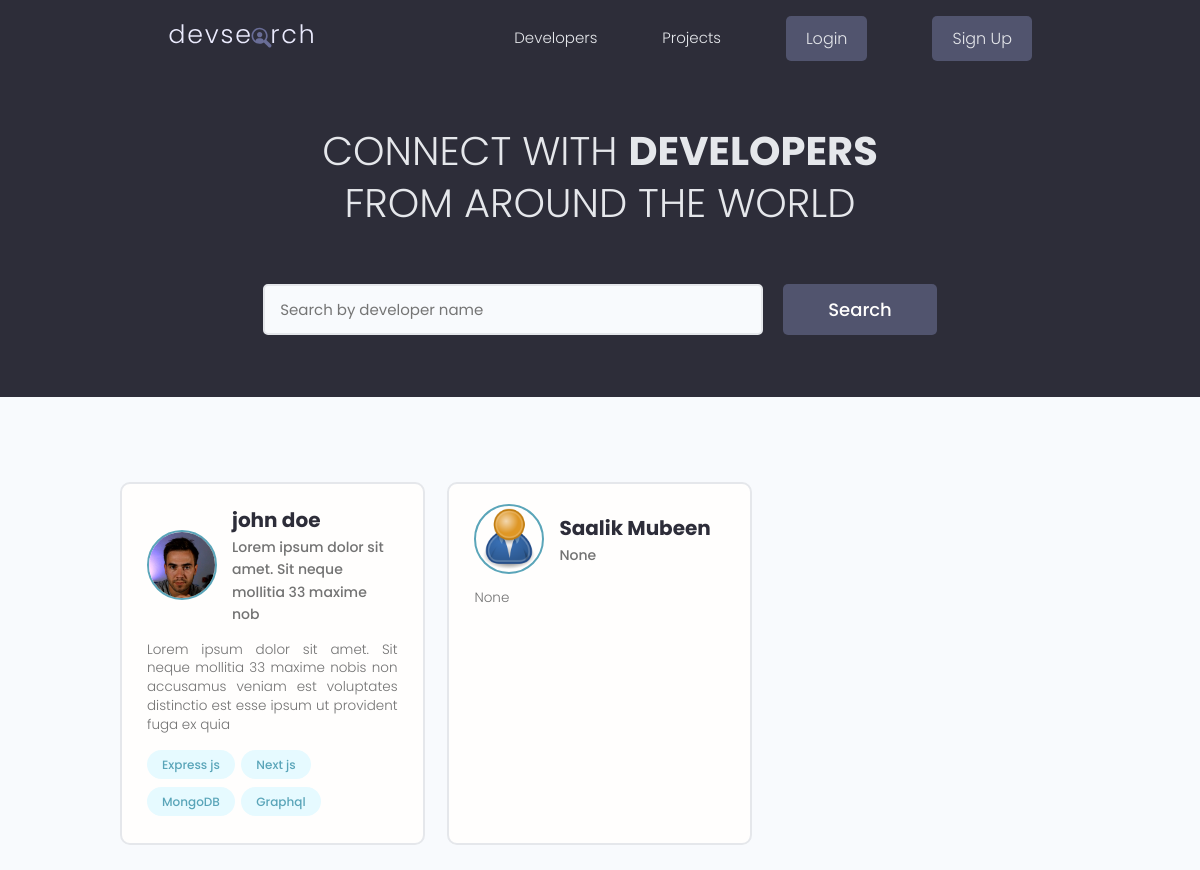
The app's page /, older data.
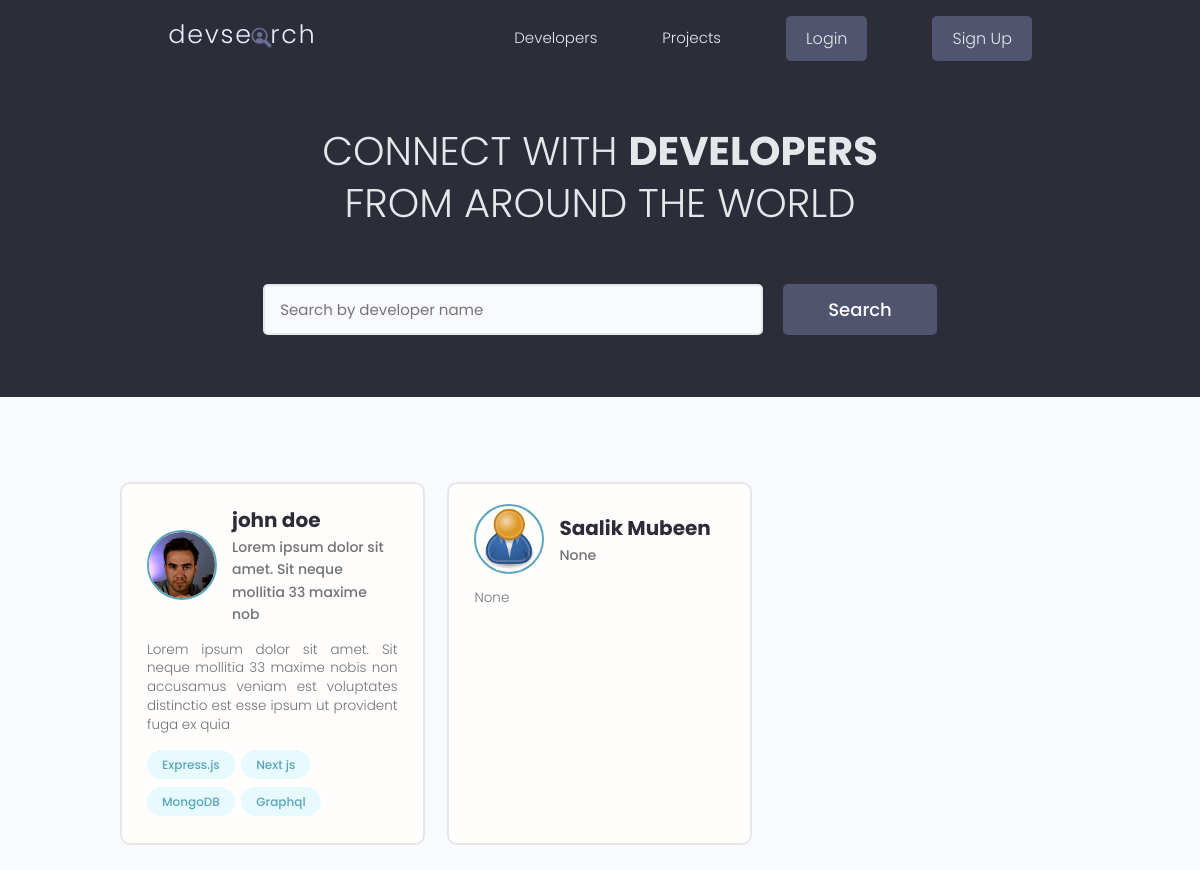
The same page, newer data.
### users/models.py (models this page shows)
class Skill(models.Model):
    id = models.UUIDField(default=uuid.uuid4, unique=True, primary_key=True, editable=False)
    owner = models.ForeignKey(Profile, on_delete=models.CASCADE, null=True)
    name = models.CharField(max_length=200, blank=True, null=True)
    description = models.TextField(null=True, blank=True)
    created = models.DateTimeField(auto_now_add=True)
    def __str__(self):
        return self.name

### users/views.py (the view)
# urls.py: path("", views.index, name="home"),
def index(request):
    profiles = Profile.objects.all()
    return render(request, 'users/index.html', {"profiles": profiles})

### users/templates/users/index.html (shortened to what this page needs)
{% extends 'base.html' %}
{% block content %}
<main class="home">
    <section class="hero-section text-center">
        <div class="container container--narrow">
            <div class="hero-section__box">
                <h2>CONNECT WITH <span>DEVELOPERS</span></h2>
                <h2>FROM AROUND THE WORLD</h2>
            </div>
            <div class="hero-section__search">
                <form id="searchForm" class="form" action="" method="get">
                    <div class="form__field">
                        <input class="input input--text" id="formInput#search" type="text" name="search_query"
                            value="{{search_query}}" placeholder="Search by developer name" />
                    </div>
                    <input class="btn btn--sub btn--lg" type="submit" value="Search" />
                </form>
            </div>
        </div>
    </section>
    <section class="devlist">
        <div class="container">
            <div class="grid grid--three">
                {% for profile in profiles %}
                <div class="column card">
                    <div class="dev">
                        <a href="{% url 'user-profile' profile.id %}" class="card__body">
                            <div class="dev__profile">
                                <img class="avatar avatar--md" src="{{ profile.profile_image.url }}" alt="image" />
                                <div class="dev__meta">
                                    <h3>{{profile.name}}</h3>
                                    <h5>{{profile.short_intro|slice:"60"}}</h5>
                                </div>
                            </div>
                            <p class="dev__info">{{profile.bio|slice:"150"}}</p>
                            <div class="dev__skills">
                                {% for skill in profile.skill_set.all|slice:"5" %}
                                <span class="tag tag--pill tag--main">
                                    <small>{{skill}}</small>
                                </span>
                                {% endfor %}
                            </div>
                        </a>
                    </div>
                </div>
                {% endfor %}
            </div>
        </div>
    </section>
</main>
{% endblock content %}

Row changes from the older to the newer data that the page shows:
changed Skill: name "Express js" → "Express.js"
